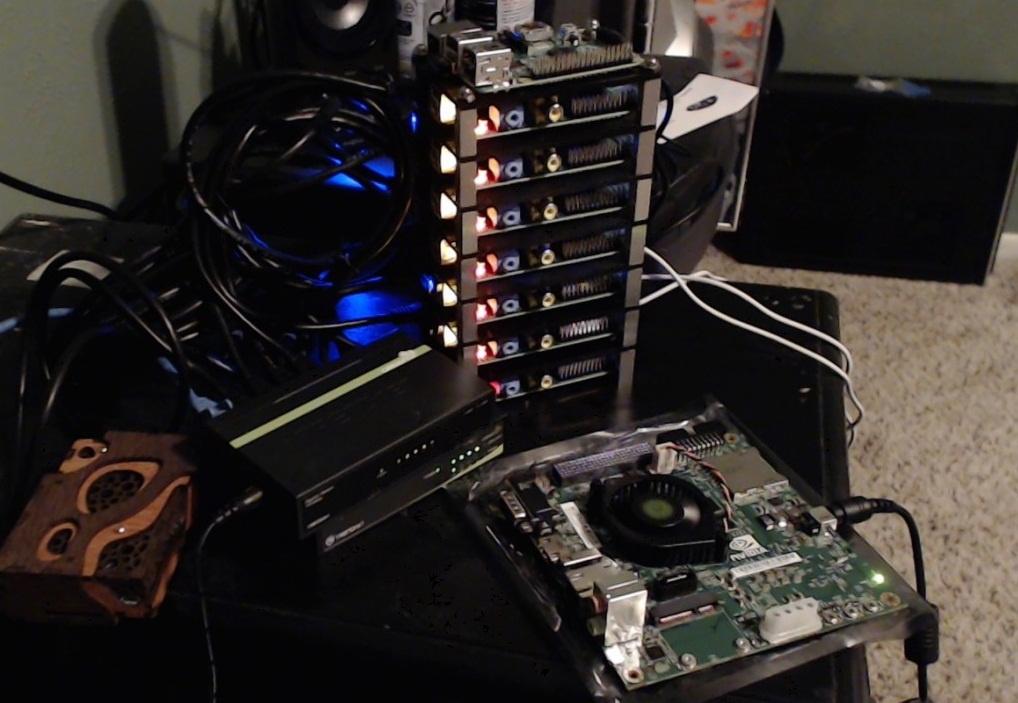
#> input picture Resimde Nesne Bulma/ana_resim.jpg, 1018 x 703 px, given in place of metre.jpg, which was not available
$ python 'eşleştrime ile nesne arama.py'
#> lines starting #> are read from the running program, lines starting #| are printed output that depends on the picture; pictures that were not available may be replaced by others from this repository, and a replacement may not be noted
import cv2
import numpy as np
kamera=cv2.VideoCapture(0)
resim_aranacak=cv2.imread("metre.jpg",0)
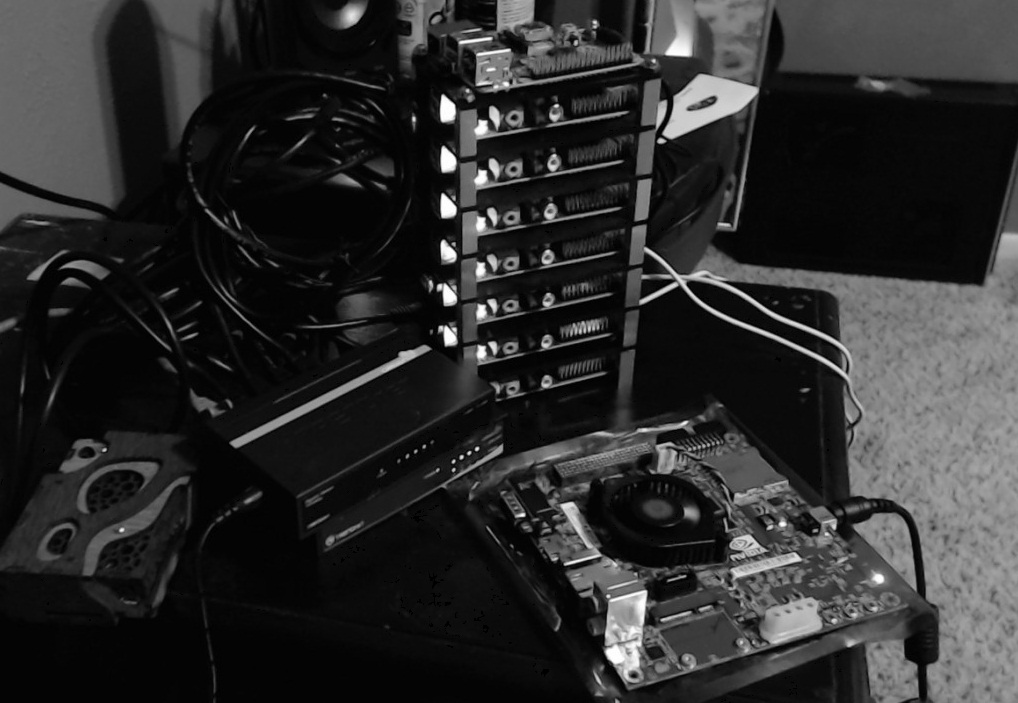
#> resim_aranacak: shape (703, 1018); min 0, max 255, mean 44.4
resim_aranacak=cv2.pyrDown(resim_aranacak)
#> resim_aranacak: shape (352, 509)

# metre2=cv2.pyrDown(metre1)

h,w=resim_aranacak.shape
#> h = 352; w = 509

while True:
    ret,goruntu=kamera.read()
#> goruntu is the input picture: shape (703, 1018, 3); mean B, G, R 40.7, 43.2, 48.1
    resim_buyuk = cv2.cvtColor(goruntu, cv2.COLOR_BGR2GRAY)
    orb = cv2.ORB_create()
    an1, hedef1 = orb.detectAndCompute(resim_aranacak, None)  # resimleri analiz eder
#> an1 = 500 keypoints; strongest (x, y, size): (223, 107, 44.6), (224, 150, 37.2), (223, 83, 53.6), (225, 170, 44.6)
    an2, hedef2 = orb.detectAndCompute(resim_buyuk, None)
#> an2 = 500 keypoints; strongest (x, y, size): (445, 212, 92.6), (448, 301, 77.1), (445, 117, 77.1), (444, 211, 111.1)
    bf = cv2.BFMatcher(cv2.NORM_HAMMING, crossCheck=True)
    eslesmeler = bf.match(hedef1, hedef2)
#> eslesmeler = 176 matches
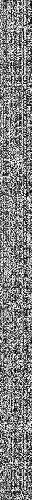
#> hedef1: shape (500, 32); min 0, max 255, mean 128.1
    eslesmeler = sorted(eslesmeler, key=lambda x: x.distance)
    son_resim = cv2.drawMatches(resim_aranacak, an1, resim_buyuk, an2, eslesmeler[:10], None, flags=2)
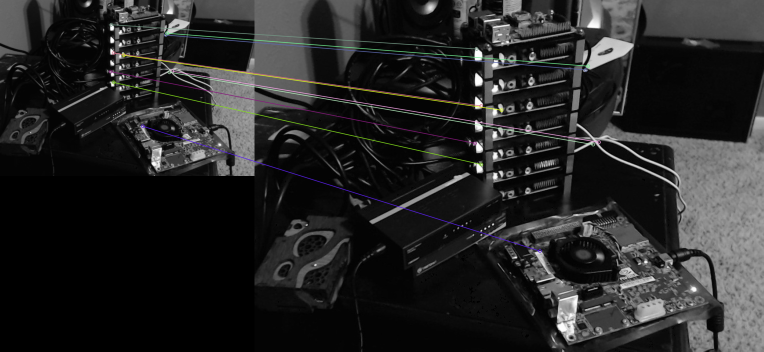
#> son_resim: shape (703, 1527, 3) (shown at 1/2 size); mean of channels 0, 1, 2 38, 38.1, 38.1; drawn as B, G, R
    cv2.imshow("kamera",son_resim)
    if cv2.waitKey(25) & 0xFF==ord('q'):
#> (key q is pressed here)
        break
kamera.release()
cv2.destroyAllWindows()
